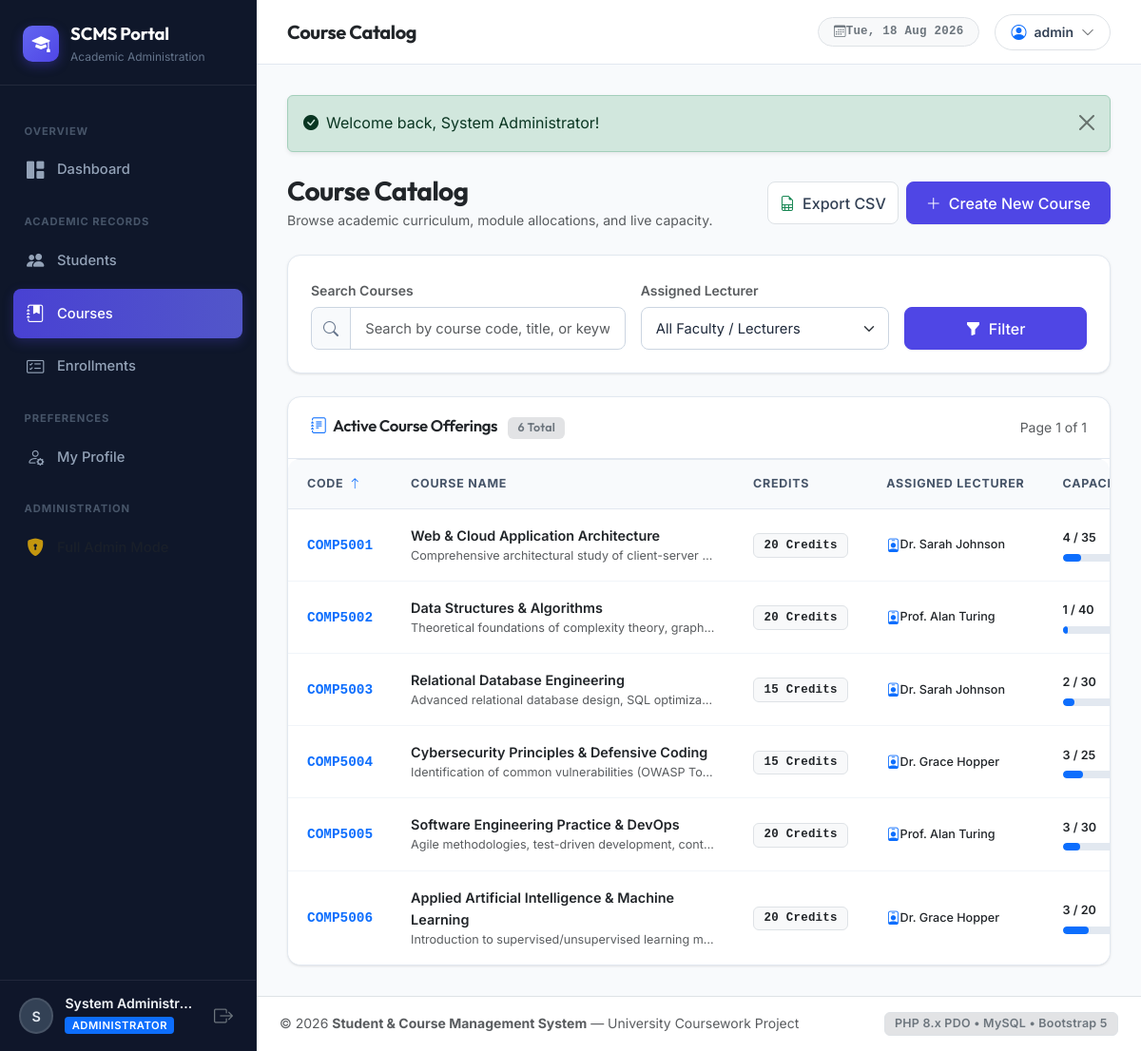
Screenshot of /courses/list.php (signed in) with the database file from the repository.
### tables this page shows
CREATE TABLE IF NOT EXISTS courses (
    id INT AUTO_INCREMENT PRIMARY KEY,
    course_code VARCHAR(20) NOT NULL UNIQUE,
    course_name VARCHAR(100) NOT NULL,
    description TEXT NULL,
    credits INT NOT NULL DEFAULT 3,
    capacity INT NOT NULL DEFAULT 30,
    lecturer_id INT NULL,
    created_at TIMESTAMP DEFAULT CURRENT_TIMESTAMP,
    updated_at TIMESTAMP DEFAULT CURRENT_TIMESTAMP ON UPDATE CURRENT_TIMESTAMP,
    INDEX idx_course_lecturer (lecturer_id),
    CONSTRAINT fk_courses_lecturer FOREIGN KEY (lecturer_id) REFERENCES users(id) ON DELETE SET NULL
);

CREATE TABLE IF NOT EXISTS users (
    id INT AUTO_INCREMENT PRIMARY KEY,
    username VARCHAR(50) NOT NULL UNIQUE,
    password VARCHAR(255) NOT NULL,
    full_name VARCHAR(100) NOT NULL,
    email VARCHAR(100) NOT NULL UNIQUE,
    role ENUM('admin','lecturer') NOT NULL DEFAULT 'lecturer',
    created_at TIMESTAMP DEFAULT CURRENT_TIMESTAMP
);

### includes/auth.php (called while the page is built, shortened)
<?php
function is_logged_in(): bool {
    return isset($_SESSION['user_id']) && !empty($_SESSION['user_id']);
}
function is_admin(): bool {
    return is_logged_in() && (($_SESSION['role'] ?? '') === 'admin');
}
function get_app_url(string $path = ''): string {
    $script_name = str_replace('\\', '/', $_SERVER['SCRIPT_NAME'] ?? '');
    $script_dir = dirname($script_name);
    $subdirs = ['/students', '/courses', '/enrollments', '/auth', '/config', '/includes'];
    foreach ($subdirs as $dir) {
        if (str_ends_with($script_dir, $dir)) {
            $script_dir = substr($script_dir, 0, -strlen($dir));
            break;
        }
    }
    $base = rtrim($script_dir, '/');
    return ($base === '' ? '' : $base) . '/' . ltrim($path, '/');
}

### courses/list.php (the view, shortened to what this page needs)
<?php
require_once __DIR__ . '/../includes/header.php';
$pdo = get_db();
$search = trim($_GET['search'] ?? '');
$sort_by = trim($_GET['sort'] ?? 'course_code');
$sort_order = strtoupper(trim($_GET['order'] ?? 'ASC')) === 'DESC' ? 'DESC' : 'ASC';
$current_page = max(1, (int)($_GET['page'] ?? 1));
$per_page = 10;
$allowed_sorts = [
    'course_code' => 'c.course_code',
    'course_name' => 'c.course_name',
    'credits'     => 'c.credits',
    'capacity'    => 'c.capacity',
    'lecturer'    => 'u.full_name',
];
$order_clause = $allowed_sorts[$sort_by] ?? 'c.course_code';
$where_clauses = [];
$params = [];
$where_sql = !empty($where_clauses) ? ' WHERE ' . implode(' AND ', $where_clauses) : '';
$count_query = "
    SELECT COUNT(*)
    FROM courses c
    LEFT JOIN users u ON c.lecturer_id = u.id
    {$where_sql}
";
$count_stmt = $pdo->prepare($count_query);
$count_stmt->execute($params);
$total_courses = (int)$count_stmt->fetchColumn();
$pagination = paginate($total_courses, $per_page, $current_page);
$data_query = "
    SELECT
        c.*,
        u.full_name AS lecturer_name,
        u.email AS lecturer_email,
        COUNT(e.id) AS total_enrolled
    FROM courses c
    LEFT JOIN users u ON c.lecturer_id = u.id
    LEFT JOIN enrollments e ON c.id = e.course_id AND e.status = 'enrolled'
    {$where_sql}
    GROUP BY c.id, u.id
    ORDER BY {$order_clause} {$sort_order}
    LIMIT :limit OFFSET :offset
";
$stmt = $pdo->prepare($data_query);
$stmt->bindValue(':limit', $pagination['per_page'], PDO::PARAM_INT);
$stmt->bindValue(':offset', $pagination['offset'], PDO::PARAM_INT);
$stmt->execute();
$courses = $stmt->fetchAll();
function course_sort_url(string $col, string $current_col, string $current_order): string {
    $params = $_GET;
    $params['sort'] = $col;
    $params['order'] = ($current_col === $col && $current_order === 'ASC') ? 'DESC' : 'ASC';
    $params['page'] = 1;
    return '?' . http_build_query($params);
}
?>
<div class="d-flex flex-column flex-md-row justify-content-between align-items-md-center gap-3 mb-4">
    <div>
        <h3 class="font-heading fw-bold text-dark mb-1">Course Catalog</h3>
        <p class="text-muted small mb-0">Browse academic curriculum, module allocations, and live capacity.</p>
    </div>
    <div class="d-flex flex-wrap gap-2">
        <a href="<?= e(get_app_url('courses/export.php?' . http_build_query($_GET))) ?>" class="btn btn-light border d-inline-flex align-items-center gap-2" title="Export courses to CSV">
            <i class="bi bi-file-earmark-spreadsheet text-success"></i> Export CSV
        </a>
        <?php if (is_admin()): ?>
        <a href="<?= e(get_app_url('courses/add.php')) ?>" class="btn btn-primary d-inline-flex align-items-center gap-2">
            <i class="bi bi-plus-lg"></i> Create New Course
        </a>
        <?php endif; ?>
    </div>
</div>
<div class="card mb-4">
    <div class="card-body p-3 p-md-4">
        <form method="GET" action="<?= e($_SERVER['PHP_SELF']) ?>" class="row g-3 align-items-end">
            <div class="col-12 col-md-5">
                <label for="search" class="form-label small text-muted">Search Courses</label>
                <div class="input-group">
                    <span class="input-group-text"><i class="bi bi-search"></i></span>
                    <input type="text"
                           class="form-control"
                           id="search"
                           name="search"
                           placeholder="Search by course code, title, or keywords..."
                           value="<?= e($search) ?>">
                </div>
            </div>
            <div class="col-12 col-sm-6 col-md-4">
                <label for="lecturer" class="form-label small text-muted">Assigned Lecturer</label>
                <select name="lecturer" id="lecturer" class="form-select">
                    <option value="0">All Faculty / Lecturers</option>
                </select>
            </div>
            <div class="col-12 col-sm-6 col-md-3 d-flex gap-2">
                <button type="submit" class="btn btn-primary flex-grow-1">
                    <i class="bi bi-funnel-fill me-1"></i> Filter
                </button>
            </div>
        </form>
    </div>
</div>
<div class="card">
    <div class="card-header d-flex justify-content-between align-items-center">
        <h6 class="card-header-title text-dark">
            <i class="bi bi-journal-text me-1 text-primary"></i>
            Active Course Offerings <span class="badge bg-secondary-subtle text-secondary ms-2"><?= $total_courses ?> Total</span>
        </h6>
        <span class="text-muted small">Page <?= $pagination['current_page'] ?> of <?= $pagination['total_pages'] ?></span>
    </div>
    <div class="table-responsive">
        <table class="table custom-table">
            <thead>
                <tr>
                    <th>
                        <a href="<?= e(course_sort_url('course_code', $sort_by, $sort_order)) ?>">
                            Code
                            <?php if ($sort_by === 'course_code'): ?>
                                <i class="bi bi-arrow-<?= $sort_order === 'ASC' ? 'up' : 'down' ?> text-primary"></i>
                            <?php endif; ?>
                        </a>
                    </th>
                    <th>
                        <a href="<?= e(course_sort_url('course_name', $sort_by, $sort_order)) ?>">
                            Course Name
                        </a>
                    </th>
                    <th>
                        <a href="<?= e(course_sort_url('credits', $sort_by, $sort_order)) ?>">
                            Credits
                        </a>
                    </th>
                    <th>
                        <a href="<?= e(course_sort_url('lecturer', $sort_by, $sort_order)) ?>">
                            Assigned Lecturer
                        </a>
                    </th>
                    <th style="min-width: 180px;">Capacity & Enrollment</th>
                </tr>
            </thead>
            <tbody>
                <?php if (empty($courses)): ?>
                    <tr>
                        <td colspan="6">
                            <div class="empty-state">
                                <div class="empty-state-icon">
                                    <i class="bi bi-journal-x"></i>
                                </div>
                                <h6 class="empty-state-title">No Courses Found</h6>
                                <p class="empty-state-desc">No course offerings matched your filter criteria.</p>
                                <?php if (is_admin()): ?>
                                    <a href="<?= e(get_app_url('courses/add.php')) ?>" class="btn btn-sm btn-primary">
                                        <i class="bi bi-plus-lg me-1"></i> Add Course
                                    </a>
                                <?php endif; ?>
                            </div>
                        </td>
                    </tr>
                <?php else: ?>
                    <?php foreach ($courses as $course): ?>
                        <?php
                        $cap = max(1, (int)$course['capacity']);
                        $enrolled = (int)$course['total_enrolled'];
                        $percent = min(100, (int)round(($enrolled / $cap) * 100));
                        $bar_color = $percent >= 90 ? 'bg-danger' : ($percent >= 70 ? 'bg-warning' : 'bg-primary');
                        ?>
                        <tr>
                            <td>
                                <a href="<?= e(get_app_url('courses/view.php?id=' . $course['id'])) ?>" class="fw-bold text-primary font-monospace text-decoration-none">
                                    <?= e($course['course_code']) ?>
                                </a>
                            </td>
                            <td>
                                <span class="fw-semibold text-dark"><?= e($course['course_name']) ?></span>
                                <?php if (!empty($course['description'])): ?>
                                    <div class="text-muted small text-truncate" style="max-width: 320px;">
                                        <?= e($course['description']) ?>
                                    </div>
                                <?php endif; ?>
                            </td>
                            <td>
                                <span class="badge bg-light text-dark border font-monospace">
                                    <?= e($course['credits']) ?> Credits
                                </span>
                            </td>
                            <td>
                                <?php if ($course['lecturer_name']): ?>
                                    <div class="d-flex align-items-center gap-1.5">
                                        <i class="bi bi-person-badge text-primary"></i>
                                        <span class="small fw-medium text-dark"><?= e($course['lecturer_name']) ?></span>
                                    </div>
                                <?php else: ?>
                                    <span class="badge bg-warning-subtle text-warning-emphasis border border-warning-subtle">
                                        Unassigned
                                    </span>
                                <?php endif; ?>
                            </td>
                            <td>
                                <div class="d-flex justify-content-between align-items-center small mb-1">
                                    <span class="fw-semibold text-dark"><?= $enrolled ?> / <?= $cap ?></span>
                                </div>
                                <div class="capacity-progress-container">
                                    <div class="capacity-progress-bar <?= $bar_color ?>" style="width: <?= $percent ?>%;"></div>
                                </div>
                            </td>
                        </tr>
                    <?php endforeach; ?>
                <?php endif; ?>
            </tbody>
        </table>
    </div>
</div>
<?php require_once __DIR__ . '/../includes/footer.php'; ?>

### rows the page displays
courses: course_code "COMP5001", course_name "Web & Cloud Application Architecture", description "Comprehensive architectural study of client-server…", credits "20", lecturer.full_name "Dr. Sarah Johnson", enrolled "4", capacity "35", $percent 11 (drawn)
courses: course_code "COMP5002", course_name "Data Structures & Algorithms", description "Theoretical foundations of complexity theory, graph…", credits "20", lecturer.full_name "Prof. Alan Turing", enrolled "1", capacity "40", $percent 3 (drawn)
courses: course_code "COMP5003", course_name "Relational Database Engineering", description "Advanced relational database design, SQL optimiza…", credits "15", lecturer.full_name "Dr. Sarah Johnson", enrolled "2", capacity "30", $percent 7 (drawn)
courses: course_code "COMP5004", course_name "Cybersecurity Principles & Defensive Coding", description "Identification of common vulnerabilities (OWASP To…", credits "15", lecturer.full_name "Dr. Grace Hopper", enrolled "3", capacity "25", $percent 12 (drawn)
courses: course_code "COMP5005", course_name "Software Engineering Practice & DevOps", description "Agile methodologies, test-driven development, cont…", credits "20", lecturer.full_name "Prof. Alan Turing", enrolled "3", capacity "30", $percent 10 (drawn)
courses: course_code "COMP5006", course_name "Applied Artificial Intelligence & Machine Learning", description "Introduction to supervised/unsupervised learning m…", credits "20", lecturer.full_name "Dr. Grace Hopper", enrolled "3", capacity "20", $percent 15 (drawn)

### other values shown
substr($current_user['full_name'] ?? 'U', 0, 1) "S"
$current_user['full_name'] "System Administr…"
$page_title "Course Catalog"
$current_user['username'] "admin"
$text "Welcome back, System Administrator!"
$total_courses "6"
$pagination['current_page'] "1"
$pagination['total_pages'] "1"
